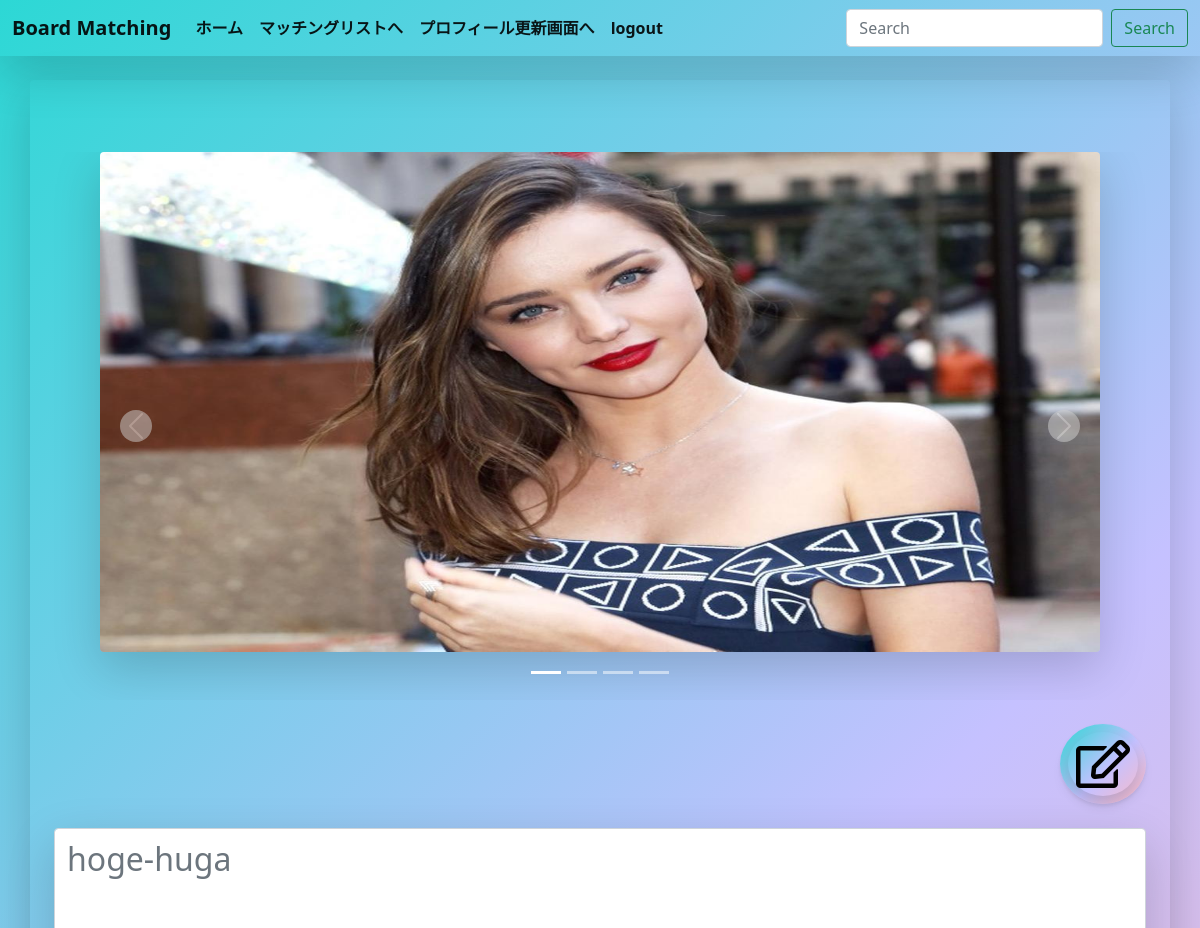
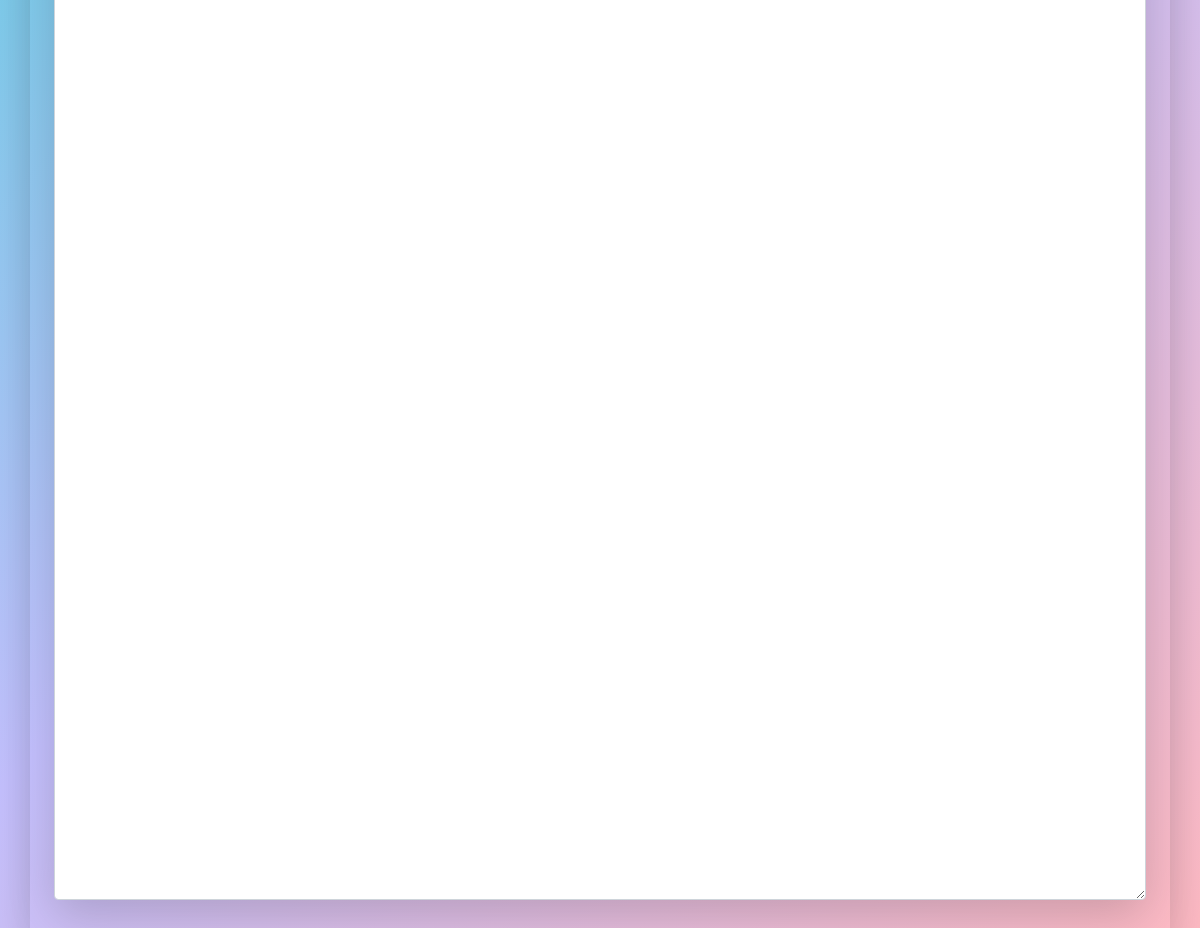
The page /5/update/ on the database its author committed (2 pictures, top to bottom).
### boardapp/models.py (models this page shows)
class Profile(models.Model):
    user = models.OneToOneField(User, on_delete=models.CASCADE,primary_key=True)
    image = models.ImageField(upload_to='')
    image2 = models.ImageField(upload_to='')
    image3 = models.ImageField(upload_to='')
    image4 = models.ImageField(upload_to='')
    image5 = models.ImageField(upload_to='')
    gender = models.CharField(max_length=20, blank=True)
    birth_date = models.DateField(null=True, blank=True)
    age = models.IntegerField(null=True, blank=True, default=1)
    location = models.CharField(max_length=30, blank=True)
    introduction_text = models.CharField(max_length=500, blank=True)

### boardapp/views.py (the view)
# urls.py: path('<int:pk>/update/', profileUpdate.as_view(), name='update'),
class profileUpdate(UpdateView):
    template_name = 'updateProfile.html'
    model = Profile
    fields = ('image','image2','image3','image4','image5','introduction_text')
    success_url = reverse_lazy('list')

### templates/updateProfile.html (shortened to what this page needs)
{% extends 'base.html' %}
{% load static %}
{% block customcss %}
<link href="{% static 'list.css' %}" rel="stylesheet">
{% endblock customcss %}
{% block content %}
<div class="container fade2">
     <form method="POST" enctype="multipart/form-data">{% csrf_token %}
         <br><br>
         <br>
         <div id="carouselExampleIndicators" class="carousel slide" data-bs-ride="carousel">
             <ol class="carousel-indicators">
                 <li data-bs-target="#carouselExampleIndicators" data-bs-slide-to="0" class="active"></li>
                 <li data-bs-target="#carouselExampleIndicators" data-bs-slide-to="1"></li>
                 <li data-bs-target="#carouselExampleIndicators" data-bs-slide-to="2"></li>
                 <li data-bs-target="#carouselExampleIndicators" data-bs-slide-to="3"></li>
             </ol>
             <div class="carousel-inner">
                 <div class="carousel-item active">
                     <label class="w-100">
                         <span class="w-100">
                             <img class="d-block mx-auto rounded shadow-lg" src="/medi/{{ profile.image2 }}"
                                 style="height: 500px; width: 1000px;">
                         </span>
                         <br><br>
                     </label>
                 </div>
             </div>
             <a class="carousel-control-prev" href="#carouselExampleIndicators" role="button" data-bs-slide="prev">
                 <span class="carousel-control-prev-icon shadow-lg rounded-circle p-1"
                     style="background-color: #d0d0d0;" aria-hidden="true"></span>
             </a>
             <a class="carousel-control-next" href="#carouselExampleIndicators" role="button" data-bs-slide="next">
                 <span class="carousel-control-next-icon shadow-lg rounded-circle p-1"
                     style="background-color: #d0d0d0;" aria-hidden="true"></span>
             </a>
         </div>
         <br>
         <div class="mb-3">
             <div class="d-flex justify-content-between">
                 <button type="submit" class="rounded-circle shadow-sm p-2 assimilation"
                     style="border: none; outline: none;" onMouseOut="this.style.background='linear-gradient(-225deg, #2CD8D5 0%, #C5C1FF 56%, #FFBAC3 100%)'" onMouseOver="this.style.background='rgba(255, 255, 255, .2)'">
                     <i class="far fa-edit fa-3x shadow rounded-circle p-2"></i>
                 </button>
             </div>
             <br>
             <textarea class="form-control shadow-lg intro-text" id="exampleFormControlTextarea1" rows="3"
                 name="introduction_text" placeholder="{{ profile.introduction_text }}"></textarea>
         </div>
     </form>
     <br>
 </div>
{% endblock content %}

### static/list.css (style rules this page uses)
html, body { background: linear-gradient(-225deg, #2CD8D5 0%, #C5C1FF 56%, #FFBAC3 100%); }
.assimilation { background: linear-gradient(-225deg, #2CD8D5 0%, #C5C1FF 56%, #FFBAC3 100%); font-weight: bold; }
.intro-text { height: 1000px; font-size:24pt; }
.fade2 { animation-name: fadein; animation-duration: 2s; animation-fill-mode: forwards; }

### rows shown on the page
Profile: image2 (picture), introduction_text "hoge-huga"
